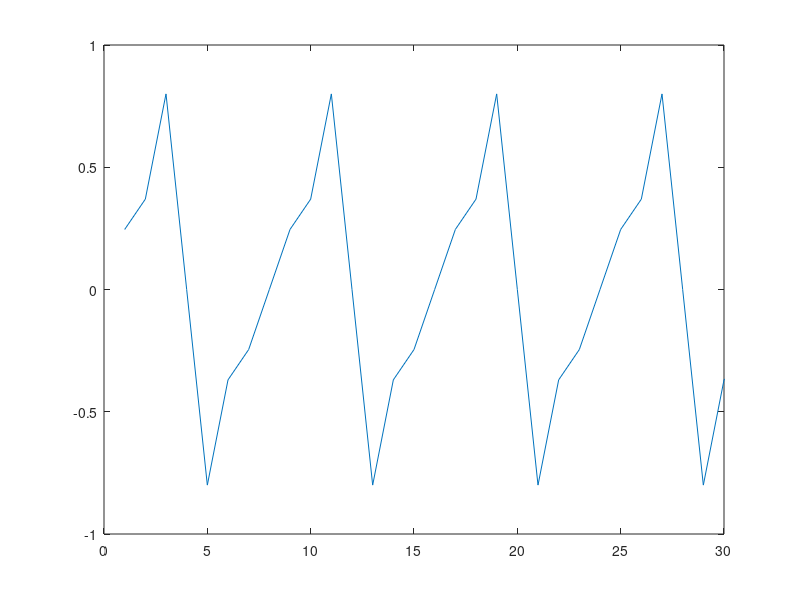
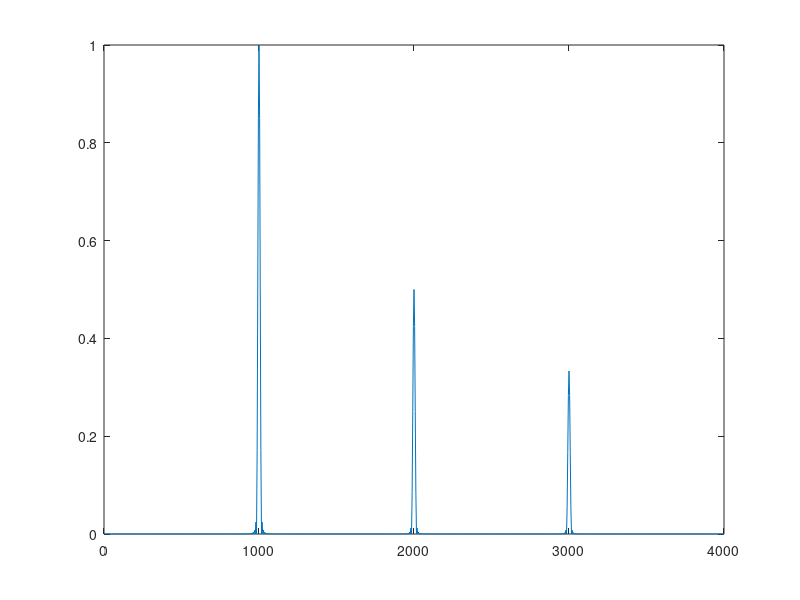

The MATLAB source for these figures, in order:
clearvars; close all; clc;

fs = 8000;

f = 1000;
t = (1:fs)/fs;
xx = sin(2 * pi * f * t) - 1/2 * sin(2*pi*2*f*t) + 1/3*sin(2*pi*3*f*t);
xx = xx/max(abs(xx))*0.8;
xx=xx';
figure(1);
plot(xx);
axis([0 30 -1 1]);
%soundsc(xx, fs);

figure(2);
N = 1000;
xx0 = xx(1:N);
xx1 = xx0 .* hann(N);
xx2 = [xx1; zeros(N, 1)];
XX = fft(xx2);
XXamp = abs(XX(1:N+1));
XXamp = XXamp/max(XXamp);
ff = (0:N) * (fs/(2*N));
plot(ff, XXamp);

return;